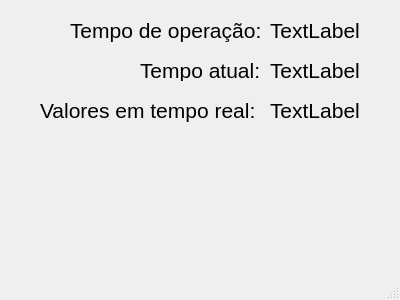
<?xml version="1.0" encoding="UTF-8"?>
<ui version="4.0">
 <class>MainWindow</class>
 <widget class="QMainWindow" name="MainWindow">
  <property name="geometry">
   <rect>
    <x>0</x>
    <y>0</y>
    <width>400</width>
    <height>300</height>
   </rect>
  </property>
  <property name="windowTitle">
   <string>MainWindow</string>
  </property>
  <widget class="QWidget" name="centralwidget">
   <widget class="QLabel" name="timer">
    <property name="geometry">
     <rect>
      <x>270</x>
      <y>10</y>
      <width>111</width>
      <height>41</height>
     </rect>
    </property>
    <property name="font">
     <font>
      <pointsize>16</pointsize>
     </font>
    </property>
    <property name="text">
     <string>TextLabel</string>
    </property>
   </widget>
   <widget class="QLabel" name="relogio">
    <property name="geometry">
     <rect>
      <x>270</x>
      <y>60</y>
      <width>101</width>
      <height>21</height>
     </rect>
    </property>
    <property name="font">
     <font>
      <pointsize>16</pointsize>
     </font>
    </property>
    <property name="text">
     <string>TextLabel</string>
    </property>
   </widget>
   <widget class="QLabel" name="label_2">
    <property name="geometry">
     <rect>
      <x>140</x>
      <y>60</y>
      <width>141</width>
      <height>21</height>
     </rect>
    </property>
    <property name="font">
     <font>
      <pointsize>16</pointsize>
     </font>
    </property>
    <property name="text">
     <string>Tempo atual:</string>
    </property>
   </widget>
   <widget class="QLabel" name="label_3">
    <property name="geometry">
     <rect>
      <x>70</x>
      <y>10</y>
      <width>201</width>
      <height>41</height>
     </rect>
    </property>
    <property name="font">
     <font>
      <pointsize>16</pointsize>
     </font>
    </property>
    <property name="text">
     <string>Tempo de operação:</string>
    </property>
   </widget>
   <widget class="QLabel" name="generator">
    <property name="geometry">
     <rect>
      <x>270</x>
      <y>90</y>
      <width>101</width>
      <height>41</height>
     </rect>
    </property>
    <property name="font">
     <font>
      <pointsize>16</pointsize>
     </font>
    </property>
    <property name="text">
     <string>TextLabel</string>
    </property>
   </widget>
   <widget class="QLabel" name="label_4">
    <property name="geometry">
     <rect>
      <x>40</x>
      <y>90</y>
      <width>221</width>
      <height>41</height>
     </rect>
    </property>
    <property name="font">
     <font>
      <pointsize>16</pointsize>
     </font>
    </property>
    <property name="text">
     <string>Valores em tempo real:</string>
    </property>
   </widget>
  </widget>
  <widget class="QMenuBar" name="menubar">
   <property name="geometry">
    <rect>
     <x>0</x>
     <y>0</y>
     <width>400</width>
     <height>21</height>
    </rect>
   </property>
  </widget>
  <widget class="QStatusBar" name="statusbar"/>
 </widget>
 <resources/>
 <connections/>
</ui>
